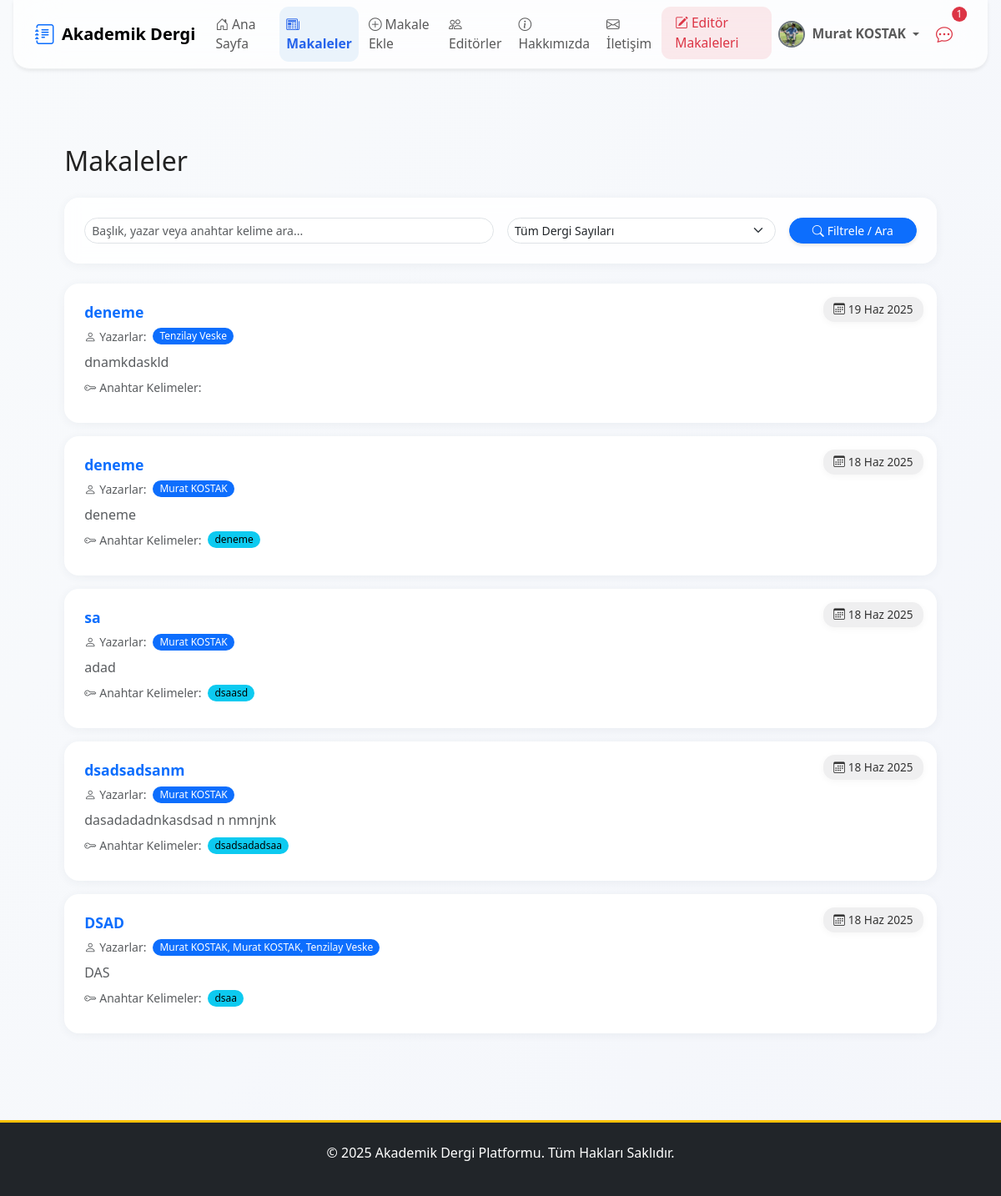
Page /articles/ (signed in) on the committed database.
### apps/users/models.py (models this page shows, shortened)
class User(AbstractUser):
    email = models.EmailField(unique=True, verbose_name="E-posta Adresi")
    biyografi = models.TextField(blank=True, null=True, verbose_name="Biyografi")
    profile_resmi = models.ImageField(
        upload_to=profile_pic_path,
        verbose_name="Profil Resmi",
        null=True,
        blank=True
    )
    resume = models.FileField(
        upload_to=resume_path,
        blank=True,
        null=True,
        verbose_name="Özgeçmiş (PDF)"
    )
    is_editor = models.BooleanField(default=False, verbose_name="Editör Yetkisi")
    goster_editorler_sayfasinda = models.BooleanField(
        default=False,
        verbose_name="Editörler Sayfasında Gösterilsin mi?"
    )
    def get_full_name(self):
        return f"{self.first_name} {self.last_name}".strip()

### apps/articles/models.py (models this page shows, shortened)
class Makale(models.Model):
    baslik = models.CharField(max_length=255, verbose_name="Başlık")
    slug = models.SlugField(max_length=255, unique=True, blank=True, help_text="Bu alan otomatik oluşturulur.")
    aciklama = models.TextField(verbose_name="Açıklama/Özet")
    pdf_dosyasi = models.FileField(upload_to=article_pdf_path, verbose_name="PDF Dosyası")
    anahtar_kelimeler = models.CharField(max_length=255, verbose_name="Anahtar Kelimeler", help_text="Kelimeleri virgül (,) ile ayırınız.", blank=True)
    yazarlar = models.ManyToManyField(Yazar, related_name='makaleler', verbose_name="Yazarlar")
    dergi_sayisi = models.ForeignKey(DergiSayisi, on_delete=models.SET_NULL, null=True, blank=True, related_name='makaleler', verbose_name="Dergi Sayısı")
    admin_notu = models.TextField(blank=True, null=True, verbose_name="Editör/Admin Notu")
    goruntulenme_sayisi = models.PositiveIntegerField(default=0, verbose_name="Görüntülenme Sayısı")
    goster_makaleler_sayfasinda = models.BooleanField(default=False, verbose_name="Yayında mı?")
    olusturulma_tarihi = models.DateTimeField(auto_now_add=True)
    guncellenme_tarihi = models.DateTimeField(auto_now=True)
    admin_notu_okundu = models.BooleanField(default=True)
    class Meta:
        verbose_name = "Makale"
        verbose_name_plural = "Makaleler"
        ordering = ['-olusturulma_tarihi']
    def get_keywords_list(self):
        if self.anahtar_kelimeler:
            return [keyword.strip() for keyword in self.anahtar_kelimeler.split(',')]
        return []
    def get_yazarlar_display(self):
        return ", ".join([yazar.isim_soyisim for yazar in self.yazarlar.all()])

class Yazar(models.Model):
    isim_soyisim = models.CharField(max_length=255, verbose_name="Yazarın Adı Soyadı")
    user_hesabi = models.OneToOneField(
        settings.AUTH_USER_MODEL,
        on_delete=models.SET_NULL,
        null=True,
        blank=True,
        related_name='yazar_profili'
    )
    class Meta:
        verbose_name = "Yazar"
        verbose_name_plural = "Yazarlar"
        ordering = ['isim_soyisim']

### apps/articles/views.py (the view, shortened to what this page needs)
# urls.py: path('', MakaleListView.as_view(), name='makale_list'),
class MakaleListView(ListView):
    model = Makale
    template_name = 'articles/makale_list.html'
    context_object_name = 'makaleler'
    paginate_by = 10
    def get_queryset(self):
        queryset = Makale.objects.filter(goster_makaleler_sayfasinda=True)
        dergi_no = self.request.GET.get('dergi')
        query = self.request.GET.get('q')
        if dergi_no:
            queryset = queryset.filter(dergi_sayisi__id=dergi_no)
        return queryset
    def get_context_data(self, **kwargs):
        context = super().get_context_data(**kwargs)
        context['dergi_sayilari'] = DergiSayisi.objects.all()
        return context

### apps/core/context_processors.py (called while the page is built)
def notification_context(request):
    if not request.user.is_authenticated:
        return {}
    user = request.user
    context = {}
    if user.is_superuser:
        context['unread_messages_count'] = IletisimFormu.objects.filter(cevaplandi=False).count()
    else:
        context['unread_messages_count'] = 0
    if user.is_superuser or user.is_editor:
        context['draft_articles_count'] = Makale.objects.filter(goster_makaleler_sayfasinda=False).count()
    else:
        context['draft_articles_count'] = 0
    context['unread_notes_count'] = Makale.objects.filter(
        yazarlar__user_hesabi=user,
        admin_notu_okundu=False
    ).exclude(admin_notu__isnull=True).exclude(admin_notu__exact='').count()
    return context

### templates/articles/makale_list.html (shortened to what this page needs)
{% extends 'base.html' %}
{% block content %}
<div class="container py-4">
    <h2 class="mb-4">Makaleler</h2>
    <div class="card glass-card border-0 shadow-sm mb-4 p-3 p-md-4">
        <form method="get" class="row g-2 g-md-3 align-items-center">
            <div class="col-12 col-md-6">
                <input type="text" name="q" class="form-control form-control-sm rounded-pill" placeholder="Başlık, yazar veya anahtar kelime ara..." value="{{ request.GET.q }}">
            </div>
            <div class="col-12 col-md-4">
                <select name="dergi" class="form-select form-select-sm rounded-pill">
                    <option value="">Tüm Dergi Sayıları</option>
                </select>
            </div>
            <div class="col-12 col-md-2 d-grid">
                <button type="submit" class="btn btn-primary btn-sm rounded-pill w-100"><i class="bi bi-search me-1"></i>Filtrele / Ara</button>
            </div>
        </form>
    </div>
    <div class="d-flex flex-column gap-3">
    {% for makale in makaleler %}
        <div class="card border-0 shadow-sm article-list-card p-3 p-md-4">
            <div class="date-badge">
                <i class="bi bi-calendar3 me-1"></i>{{ makale.olusturulma_tarihi|date:"d M Y" }}
            </div>
            <div class="d-flex flex-column flex-md-row align-items-md-center gap-3">
                <div class="flex-grow-1 w-100">
                    <h5 class="mb-2 clamp-title">
                        <a href="{% url 'makale_detail' makale.slug %}" class="text-decoration-none stretched-link">{{ makale.baslik }}</a>
                    </h5>
                    <div class="mb-2 d-flex flex-wrap align-items-center gap-2">
                        <span class="text-muted small"><i class="bi bi-person me-1"></i>Yazarlar:</span>
                        <span class="badge bg-primary text-white rounded-pill px-2 py-1 small">{{ makale.get_yazarlar_display }}</span>
                    </div>
                    <p class="mb-2 text-muted clamp-summary">{{ makale.aciklama|truncatewords:40 }}</p>
                    <div class="mb-2 d-flex flex-wrap align-items-center gap-2">
                        <span class="text-muted small"><i class="bi bi-key me-1"></i>Anahtar Kelimeler:</span>
                        {% for keyword in makale.get_keywords_list %}
                            <span class="badge bg-info text-white rounded-pill px-2 py-1 small">{{ keyword }}</span>
                        {% endfor %}
                    </div>
                </div>
            </div>
        </div>
        {% endfor %}
    </div>
</div>
{% endblock %}

### templates/partials/_navbar.html (shortened to what this page needs)
{% load static %}
{% load form_tags %}
<nav class="navbar navbar-expand-lg navbar-light fixed-top navbar-glass shadow-sm">
    <div class="container position-relative">
        <a class="navbar-brand d-none d-lg-flex align-items-center me-3" href="{% url 'anasayfa' %}">
            <i class="bi bi-journal-text fs-4 me-2 text-primary"></i>
            <span>Akademik Dergi</span>
        </a>
        <div class="collapse navbar-collapse justify-content-between mobile-glass-menu" id="navbarNav">
            <ul class="navbar-nav me-auto mb-2 mb-lg-0 gap-lg-1 gap-2 mobile-menu-list">
                <li class="nav-item">
                    <a href="{% url 'anasayfa' %}" class="nav-link {% if request.resolver_match.url_name == 'anasayfa' %}active fw-bold{% endif %}">
                        <i class="bi bi-house-door me-1"></i>Ana Sayfa
                    </a>
                </li>
                <li class="nav-item">
                    <a href="{% url 'makale_list' %}" class="nav-link {% if request.resolver_match.url_name == 'makale_list' %}active fw-bold{% endif %}">
                        <i class="bi bi-newspaper me-1"></i>Makaleler
                    </a>
                </li>
                {% if user.is_authenticated and not user.is_superuser %}
                    <li class="nav-item">
                    <a href="{% url 'makale_ekle' %}" class="nav-link {% if request.resolver_match.url_name == 'makale_ekle' %}active fw-bold{% endif %}">
                        <i class="bi bi-plus-circle me-1"></i>Makale Ekle
                        </a>
                    </li>
                    {% endif %}
                <li class="nav-item">
                    <a href="{% url 'editorler' %}" class="nav-link {% if request.resolver_match.url_name == 'editorler' %}active fw-bold{% endif %}">
                        <i class="bi bi-people me-1"></i>Editörler
                    </a>
                </li>
                <li class="nav-item">
                    <a href="{% url 'hakkinda' %}" class="nav-link {% if request.resolver_match.url_name == 'hakkinda' %}active fw-bold{% endif %}">
                        <i class="bi bi-info-circle me-1"></i>Hakkımızda
                    </a>
                </li>
                        <li class="nav-item">
                    <a href="{% url 'iletisim' %}" class="nav-link {% if request.resolver_match.url_name == 'iletisim' %}active fw-bold{% endif %}">
                        <i class="bi bi-envelope me-1"></i>İletişim
                            </a>
                        </li>
                {% if user.is_authenticated %}
                    {% if user.is_editor and not user.is_superuser %}
                    <li class="nav-item">
                        <a href="{% url 'dashboard:editor_panel' %}" class="nav-link nav-link-red {% if request.resolver_match.url_name == 'editor_panel' %}active fw-bold{% endif %}">
                            <i class="bi bi-pencil-square me-1"></i>Editör Makaleleri
                        </a>
                    </li>
                    {% endif %}
                {% endif %}
            </ul>
            <ul class="navbar-nav align-items-center gap-lg-1 gap-2 d-none d-lg-flex">
                {% if user.is_authenticated %}
                    <li class="nav-item dropdown">
                        <a class="nav-link dropdown-toggle d-flex align-items-center" href="#" id="userDropdownDesktop" role="button" data-bs-toggle="dropdown" aria-expanded="false">
                            {% if user.profile_resmi %}
                                <img src="{{ user.profile_resmi.url }}" class="rounded-circle me-2" width="32" height="32" alt="{{ user.get_full_name|default:user.username }}" style="object-fit: cover;">
                            {% else %}
                                <div class="rounded-circle bg-primary bg-opacity-10 d-flex justify-content-center align-items-center me-2" style="width: 32px; height: 32px;">
                                    <i class="bi bi-person text-primary"></i>
                                </div>
                            {% endif %}
                            <span class="fw-semibold me-1">
                                {% if user.is_superuser %}
                                    ADMİN
                                {% else %}
                            {{ user.get_full_name|default:user.username }}
                                {% endif %}
                            </span>
                        </a>
                    </li>
                {% endif %}
                {% if user.is_authenticated %}
                    {% if unread_notes_count and unread_notes_count > 0 %}
                    <li class="nav-item position-relative me-2">
                        <a href="{% url 'makalelerim' %}" class="nav-link px-2" title="Yeni Admin Notu Olan Makaleler">
                            <i class="bi bi-chat-dots fs-5 text-danger"></i>
                            <span class="position-absolute top-0 start-100 translate-middle badge rounded-pill bg-danger text-white small-badge">{{ unread_notes_count }}</span>
                        </a>
                    </li>
                    {% endif %}
                {% endif %}
            </ul>
        </div>
    </div>
</nav>

### static/css/style.css (style rules this page uses)
body { font-family: 'Segoe UI', Roboto, 'Helvetica Neue', Arial, sans-serif; background-color: #f8f9fa; transition: background-color 0.3s; }
.navbar-brand { font-weight: bold; }
.navbar .dropdown-toggle img { border: 2px solid #6c757d; transition: transform 0.2s; }
.btn { transition: all 0.3s ease; box-shadow: 0 2px 4px rgba(0,0,0,0.1); }
.card { transition: transform 0.3s ease, box-shadow 0.3s ease; border: none; box-shadow: 0 4px 6px rgba(0,0,0,0.1); }
.bg-primary { background-color: #0d6efd !important; }
.bg-info { background-color: #0dcaf0 !important; color: #000 !important; }

### templates/base.html (style rules this page uses)
body { background: linear-gradient(120deg, #f8fafc 0%, #f4f6fb 100%); min-height: 100vh; font-family: 'Segoe UI', 'Roboto', 'Helvetica Neue', Arial, sans-serif; color: #222; transition: background 0.3s; }
.modern-card, .card { border-radius: 1.1rem !important; box-shadow: 0 2px 12px 0 rgba(44,62,80,0.06) !important; border: none !important; }
.modern-btn, .btn { border-radius: 2rem !important; font-weight: 500; transition: box-shadow 0.2s, background 0.2s; }
body { opacity: 0; transition: opacity 0.5s; }

### templates/partials/_navbar.html (style rules this page uses)
.navbar-glass { background: rgba(255, 255, 255, 0.7); backdrop-filter: blur(24px); -webkit-backdrop-filter: blur(24px); border-bottom: 1.5px solid rgba(44, 62, 80, 0.07); transition: all 0.3s cubic-bezier(.4,0,.2,1); border-radius: 0 0 1.2rem 1.2rem; margin: 0 1rem; width: calc(100% - 2rem); box-shadow: 0 4px 24px 0 rgba(44,62,80,0.07); }
.nav-link-red { color: #dc3545 !important; background: rgba(220, 53, 69, 0.1); border-radius: 0.5rem; padding: 0.5rem 1rem !important; transition: all 0.3s ease; }
.navbar-nav .nav-link { font-size: 0.98rem; padding: 0.6rem 1.1rem; border-radius: 0.7rem; transition: background 0.2s, color 0.2s; }
.navbar-nav .nav-link.active, .navbar-nav .nav-link:focus { background: #eaf3fb; color: #2563eb !important; font-weight: 600; }
.navbar-nav .position-relative { margin-right: 0.5rem; }
@media (min-width: 992px) { .d-lg-flex { display: flex !important; } }
body { padding-top: 80px; }
.small-badge { font-size: 0.75rem; padding: 0.25em 0.45em; z-index: 2; }

### templates/articles/makale_list.html (style rules this page uses)
.glass-card { background: rgba(255,255,255,0.85); backdrop-filter: blur(8px); -webkit-backdrop-filter: blur(8px); border-radius: 1.3rem; }
.article-list-card { border-radius: 1rem; transition: box-shadow 0.2s, transform 0.2s; background: #fff; position: relative; }
.badge { font-weight: 500; }
.date-badge { position: absolute; top: 1rem; right: 1rem; background: rgba(33,37,41,0.07); color: #333; font-size: 0.85rem; padding: 0.35em 0.9em; border-radius: 1em; font-weight: 500; display: flex; align-items: center; z-index: 2; box-shadow: 0 2px 8px rgba(0,0,0,0.04); }
.clamp-title { display: -webkit-box; -webkit-line-clamp: 2; -webkit-box-orient: vertical; overflow: hidden; text-overflow: ellipsis; white-space: normal; font-size: 1.1rem; font-weight: 600; }
.clamp-summary { display: -webkit-box; -webkit-line-clamp: 3; -webkit-box-orient: vertical; overflow: hidden; text-overflow: ellipsis; white-space: normal; }

### rows in the picture
User: profile_resmi (picture), get_full_name "Murat KOSTAK"
Makale: olusturulma_tarihi "19 Haz 2025", baslik "deneme", yazarlar "Tenzilay Veske", aciklama "dnamkdaskld"
Makale: olusturulma_tarihi "18 Haz 2025", baslik "deneme", yazarlar "Murat KOSTAK", aciklama "deneme", get_keywords_list "deneme"
Makale: olusturulma_tarihi "18 Haz 2025", baslik "sa", yazarlar "Murat KOSTAK", aciklama "adad", get_keywords_list "dsaasd"
Makale: olusturulma_tarihi "18 Haz 2025", baslik "dsadsadsanm", yazarlar "Murat KOSTAK", aciklama "dasadadadnkasdsad n nmnjnk", get_keywords_list "dsadsadadsaa"
Makale: olusturulma_tarihi "18 Haz 2025", baslik "DSAD", yazarlar "Murat KOSTAK, Murat KOSTAK, Tenzilay Veske", aciklama "DAS", get_keywords_list "dsaa"

### other values in the picture
{{ unread_notes_count }} "1"
